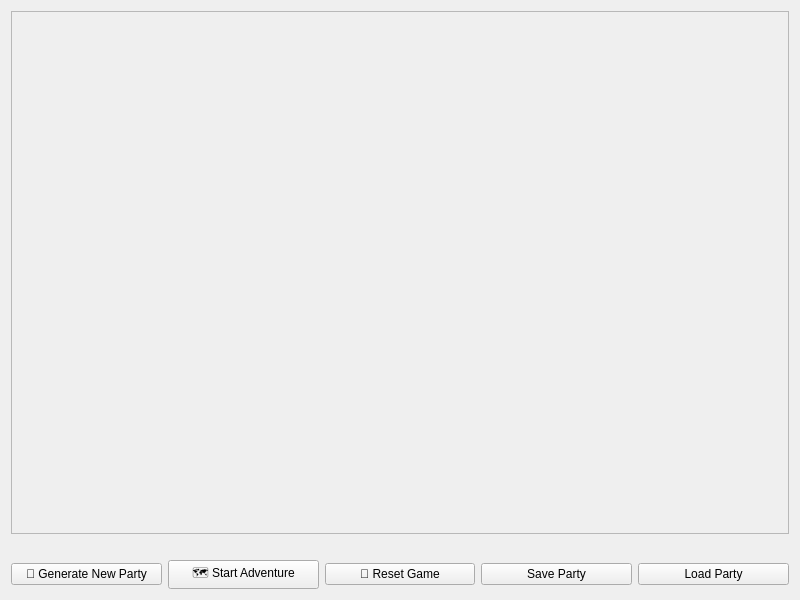
<?xml version="1.0" encoding="UTF-8"?>
<ui version="4.0">
 <class>AdventureTab</class>
 <widget class="QWidget" name="AdventureTab">
  <property name="geometry">
   <rect>
    <x>0</x>
    <y>0</y>
    <width>800</width>
    <height>600</height>
   </rect>
  </property>
  <layout class="QVBoxLayout" name="mainLayout">
   <item>
    <widget class="QScrollArea" name="logScroll">
     <property name="widgetResizable">
      <bool>true</bool>
     </property>
     <widget class="QWidget" name="logWidget">
      <layout class="QVBoxLayout" name="logLayout"/>
     </widget>
    </widget>
   </item>
   <item>
    <spacer name="verticalSpacer">
     <property name="orientation">
      <enum>Qt::Vertical</enum>
     </property>
     <property name="sizeType">
      <enum>QSizePolicy::Fixed</enum>
     </property>
     <property name="sizeHint" stdset="0">
      <size>
       <width>20</width>
       <height>20</height>
      </size>
     </property>
    </spacer>
   </item>
   <item>
    <layout class="QHBoxLayout" name="buttonLayout">
     <item>
      <widget class="QPushButton" name="generatePartyBtn">
       <property name="minimumHeight">
        <number>60</number>
       </property>
       <property name="text">
        <string>🧙 Generate New Party</string>
       </property>
      </widget>
     </item>
     <item>
      <widget class="QPushButton" name="startAdventureBtn">
       <property name="minimumHeight">
        <number>60</number>
       </property>
       <property name="text">
        <string>🗺️ Start Adventure</string>
       </property>
      </widget>
     </item>
     <item>
      <widget class="QPushButton" name="resetBtn">
       <property name="minimumHeight">
        <number>60</number>
       </property>
       <property name="text">
        <string>🔄 Reset Game</string>
       </property>
      </widget>
     </item>
     <item>
      <widget class="QPushButton" name="savePartyBtn">
       <property name="minimumHeight">
        <number>60</number>
       </property>
       <property name="text">
        <string>Save Party</string>
       </property>
      </widget>
     </item>
     <item>
      <widget class="QPushButton" name="loadPartyBtn">
       <property name="minimumHeight">
        <number>60</number>
       </property>
       <property name="text">
        <string>Load Party</string>
       </property>
      </widget>
     </item>
    </layout>
   </item>
  </layout>
 </widget>
</ui>
